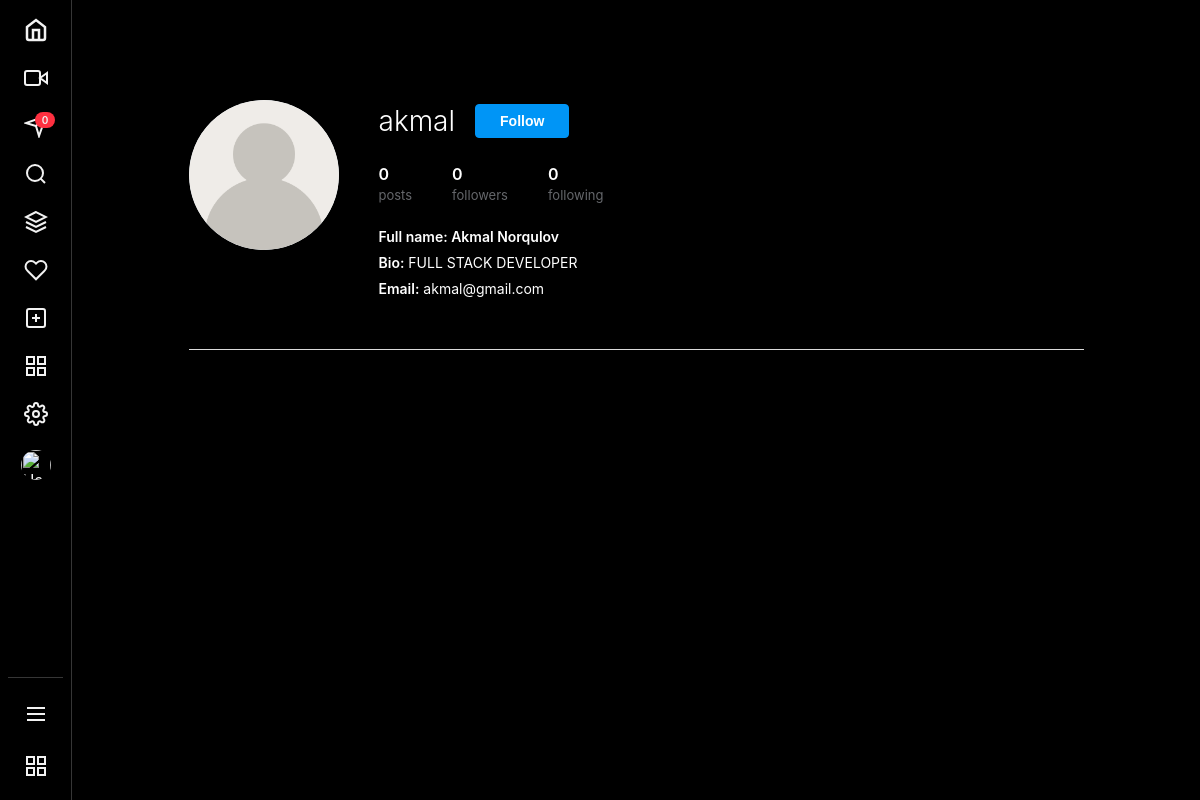
The page /users/user/akmal/ on the database as committed earlier.
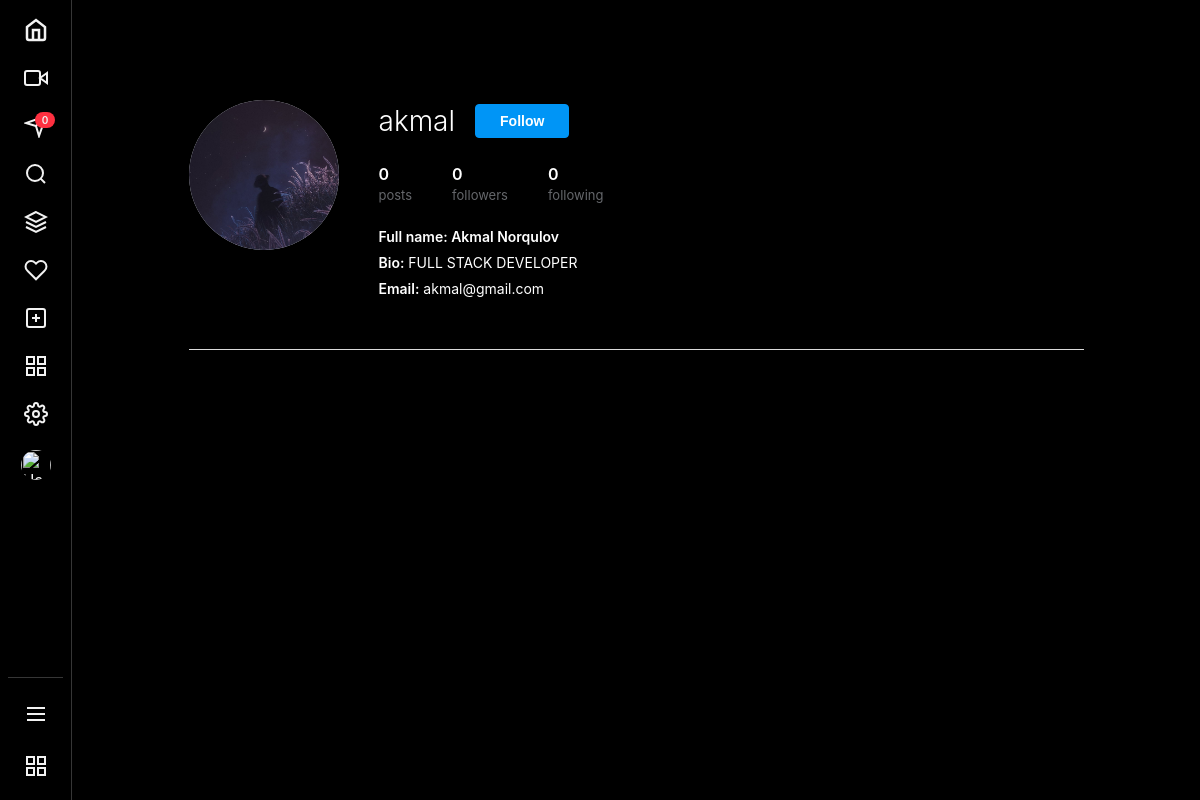
The same page on the database as committed later.
### users/models.py (models this page shows, shortened)
class UserProfile(AbstractUser):
    bio = models.TextField(max_length=300, blank=True, null=True)
    profile_picture = models.ImageField(upload_to='profile_pictures/', blank=True, null=True, default='profile_pictures/user.png')

### users/views.py (the view)
# urls.py: path('user/<str:username>/', UserProfileView.as_view(), name='user_profile'),
class UserProfileView(View):
    def get(self, request, username):
        try:
            profile = UserProfile.objects.get(username=username)
            return render(request, 'users/user_profile.html', {'profile': profile})
        except UserProfile.DoesNotExist:
            message = "User not found."
            return render(request, 'users/user_profile.html', {'message': message})

### templates/users/user_profile.html (shortened to what this page needs)
{% extends "base.html" %}  {% block content %} {% if message %}
<p>{{ message }}</p>
{% else %}
<div class="profile-container">
  <div class="profile-header">
    <img
      src="{{ profile.profile_picture.url }}"
      alt="Profile Picture"
      class="profile-pic"
    />
    <div class="profile-info">
      <div class="profile-header-top">
        <h1>{{ profile.username }}</h1>
        <button class="btn btn-primary">Follow</button>
      </div>
      <div class="profile-stats">
        <div class="stat">
          <strong>0</strong>
          <span>posts</span>
        </div>
        <div class="stat">
          <strong>0</strong>
          <span>followers</span>
        </div>
        <div class="stat">
          <strong>0</strong>
          <span>following</span>
        </div>
      </div>
      <div class="profile-details">
        <p>
          <strong
            >Full name: {{ profile.first_name }} {{ profile.last_name }}</strong
          >
        </p>
        <p class="profile-bio"><strong>Bio:</strong> {{ profile.bio }}</p>
        <p><strong>Email:</strong> {{ profile.email }}</p>
      </div>
    </div>
  </div>
</div>
{% endif %} {% endblock content %}

Rows that differ between the two databases and show on the page:
changed UserProfile "akmal": profile_picture: a different picture
